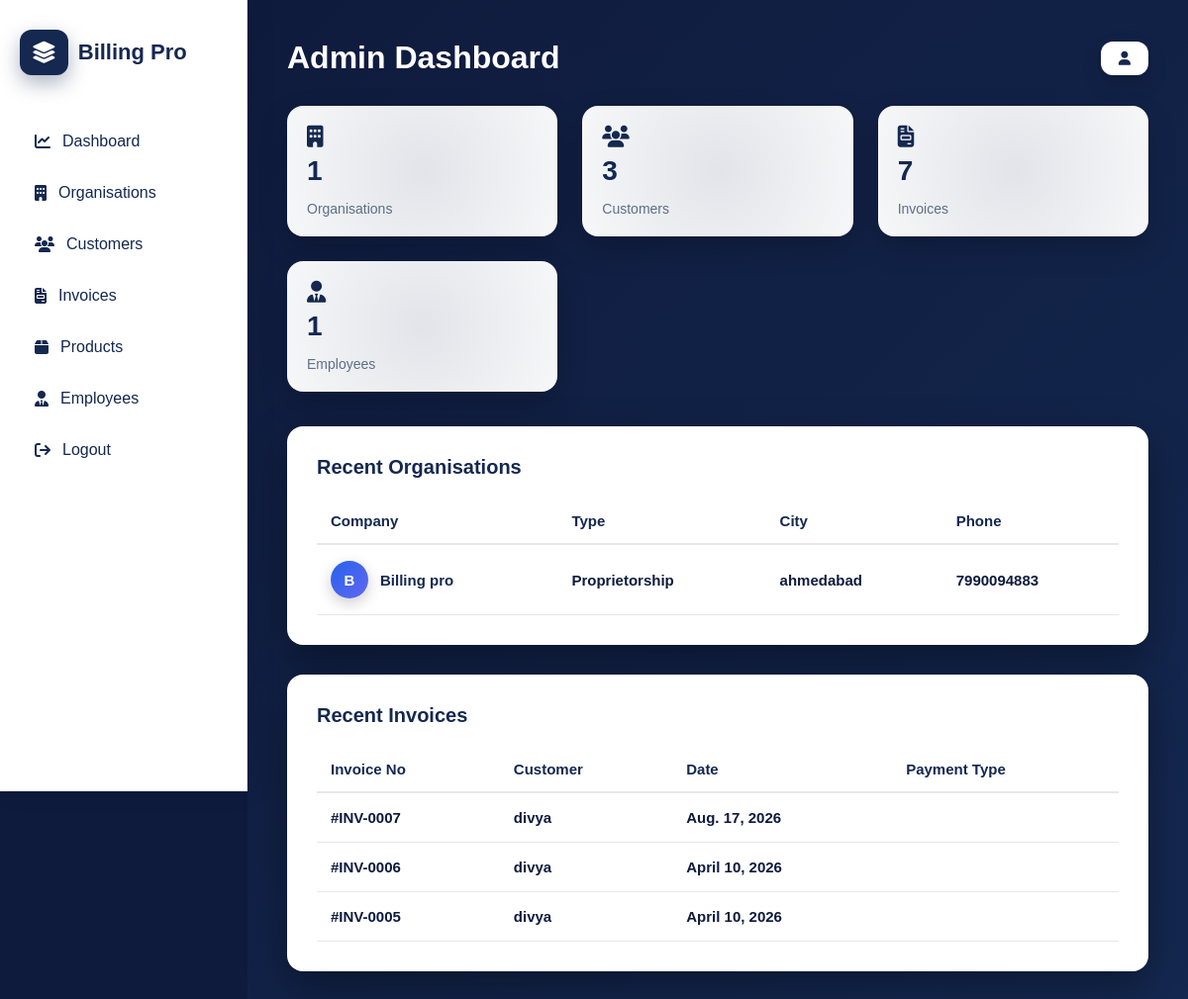
/adminpanel/dashboard/, run on the app's committed database.
### organisation/models.py (models this page shows, shortened)
class OrganisationDetails(models.Model):
    company_name = models.CharField(max_length=50)
    company_type = models.CharField(max_length=50)
    pan_number = models.CharField(max_length=10)
    gstin_number = models.CharField(max_length=15)
    address_1 = models.CharField(max_length=90)
    address_2 = models.CharField(max_length=90)
    state = models.CharField(max_length=60)
    city = models.CharField(max_length=60)
    pincode = models.CharField(max_length=6)
    full_name = models.CharField(max_length=50)
    phone = models.CharField(max_length=10)
    email  = models.EmailField()
    user_id = models.CharField(max_length=40)
    password_1 = models.CharField(max_length=225)
    password_2 = models.CharField(max_length=225)
    logo = models.ImageField(upload_to='company_logo/', blank=True, null=True)

class Invoice_Details(models.Model):
    companyName = models.ForeignKey(OrganisationDetails, on_delete=models.CASCADE, default="")
    Cust_name = models.ForeignKey(CustomerDetails, on_delete=models.CASCADE, default="")
    Invoice_type = models.CharField(max_length=50)
    Invoice_num = models.CharField(max_length=20, blank=True)
    Date = models.DateField(auto_now_add=True)
    Dispatch_through = models.CharField(max_length=50)
    Due_date = models.DateField(auto_now=False, blank=True)
    Bank = models.CharField(max_length=20)
    Payment_type = models.CharField(max_length=20)
    Payment_note = models.TextField(max_length=50)
    T_c = models.TextField(max_length=100)
    Document_note = models.TextField(max_length=100)
    qrcode = models.ImageField(upload_to="", default="", blank=True)
    subtotal = models.FloatField(default=0)
    gst_total = models.FloatField(default=0)
    discount_total = models.FloatField(default=0)
    final_total = models.FloatField(default=0)

class CustomerDetails(models.Model):
    companyName = models.ForeignKey(OrganisationDetails, on_delete=models.CASCADE,default="")
    cust_name = models.CharField(max_length=50,verbose_name='Customer Name')
    cont_person = models.CharField(max_length=50,verbose_name='Contact Person')
    contact_num = models.IntegerField(verbose_name='Contact Number')
    email = models.CharField(max_length=50,default="")
    company_type = models.CharField(verbose_name='Company Type',max_length = 50)
    address = models.CharField(max_length=90,verbose_name='Address Line 1')
    address_2 = models.CharField(max_length=90,verbose_name='Address Line 2')
    landmark = models.CharField(max_length=50,verbose_name='Landmark')
    country = models.CharField(max_length=50,verbose_name='Country')
    state = models.CharField(max_length=50,verbose_name='State')
    city = models.CharField(max_length=50,verbose_name='City')
    pincode = models.IntegerField(verbose_name='Pincode')
    def __str__(self):
        return self.cust_name

### adminpanel/views.py (the view)
# urls.py: path('dashboard/', views.admin_dashboard, name='admin_dashboard'),
def admin_dashboard(request):
    total_org = OrganisationDetails.objects.count()
    total_customers = CustomerDetails.objects.count()
    total_invoices = Invoice_Details.objects.count()
    total_employees = Employee.objects.count()
    invoices = Invoice_Details.objects.select_related('Cust_name').order_by('-id')[:3]
    organisations = OrganisationDetails.objects.order_by('-id')[:3]
    context = {
        "total_org": total_org,
        "total_customers": total_customers,
        "total_invoices": total_invoices,
        "total_employees": total_employees,
        "invoices": invoices,
        "organisations": organisations,
    }
    return render(request, "adminpanel/dashboard.html", context)

### adminpanel/templates/adminpanel/dashboard.html
{% extends "adminpanel/base.html" %}
{% block content %}
<div class="cards">
<div class="card stat">
<i class="fa fa-building"></i>
<h3>{{ total_org }}</h3>
<p>Organisations</p>
</div>
<div class="card stat">
<i class="fa fa-users"></i>
<h3>{{ total_customers }}</h3>
<p>Customers</p>
</div>
<div class="card stat">
<i class="fa fa-file-invoice"></i>
<h3>{{ total_invoices }}</h3>
<p>Invoices</p>
</div>
<div class="card stat">
<i class="fa fa-user-tie"></i>
<h3>{{ total_employees }}</h3>
<p>Employees</p>
</div>
</div>
<div class="table-box">
<h3>Recent Organisations</h3>
<table class="org-table">
<thead>
<tr>
<th>Company</th>
<th>Type</th>
<th>City</th>
<th>Phone</th>
</tr>
</thead>
<tbody>
{% for org in organisations %}
<tr>
<td>
<div class="org-name">
<div class="org-avatar">
{{ org.company_name|slice:":1" }}
</div>
<span>{{ org.company_name }}</span>
</div>
</td>
<td>{{ org.company_type }}</td>
<td>{{ org.city }}</td>
<td>{{ org.phone }}</td>
</tr>
{% empty %}
<tr>
<td colspan="4">No organisations found</td>
</tr>
{% endfor %}
</tbody>
</table>
</div>
<div class="table-box">
<h3>Recent Invoices</h3>
<table class="org-table">
<thead>
<tr>
<th>Invoice No</th>
<th>Customer</th>
<th>Date</th>
<th>Payment Type</th>
</tr>
</thead>
<tbody>
{% for inv in invoices %}
<tr>
<td>#{{ inv.Invoice_num }}</td>
<td>{{ inv.Cust_name }}</td>
<td>{{ inv.Date }}</td>
<td>{{ inv.Payment_type }}</td>
</tr>
{% empty %}
<tr>
<td colspan="4">No invoices found</td>
</tr>
{% endfor %}
</tbody>
</table>
</div>
{% endblock %}

### adminpanel/static/adminpanel/css/admin.css (style rules this page uses)
* { margin:0; padding:0; box-sizing:border-box; font-family:'Poppins',sans-serif; }
body { display:flex; min-height:100vh; background:#0f1b3d; color:#1e293b; }
.cards { display:grid; grid-template-columns:repeat(auto-fit,minmax(220px,1fr)); gap:25px; margin-bottom:35px; }
.card { background:white; padding:25px; border-radius:16px; box-shadow:0 15px 35px rgba(0,0,0,0.25); transition:all .25s ease; position:relative; overflow:hidden; }
.card::before { content:""; position:absolute; top:-50%; left:-50%; width:200%; height:200%; background:radial-gradient(circle,#14285020,transparent 70%); }
.card h3 { font-size:32px; color:#142850; margin-bottom:6px; }
.card p { font-size:14px; color:#64748b; }
.table-box { background:white; padding:30px; border-radius:16px; box-shadow:0 15px 40px rgba(0,0,0,0.35); }
.table-box h3 { font-size:18px; margin-bottom:18px; color:#142850; }
table { width:100%; border-collapse:collapse; }
th { text-align:left; padding:15px; font-size:13px; color:#64748b; border-bottom:1px solid #e5e7eb; }
td { padding:15px; font-size:14px; border-bottom:1px solid #f1f5f9; }
.stat { display:flex; flex-direction:column; align-items:flex-start; gap:8px; background:#ffffff; color:#142850; padding:20px; border-radius:16px; box-shadow:0 12px 30px rgba(0,0,0,0.2); min-width:200px; transition:0.3s; }
.stat i { font-size:22px; color:#142850; }
.stat h3 { color:#142850; font-size:28px; }
.stat p { color:#64748b; font-size:14px; }
.org-table { width:100%; border-collapse:collapse; margin-top:15px; }
.org-table thead th { text-align:left; color:#142850; font-weight:700; font-size:15px; padding:14px; border-bottom:2px solid #e5e7eb; }
.org-table tbody tr { transition:0.25s; }
.org-table td { padding:16px 14px; color:#0f1b3d; font-weight:600; font-size:15px; border-bottom:1px solid #e5e7eb; }
.org-name { display:flex; align-items:center; gap:12px; }
.org-name span { font-weight:700; color:#142850; font-size:15px; }
.org-avatar { width:38px; height:38px; background:linear-gradient(135deg,#2563eb,#6366f1); border-radius:50%; display:flex; align-items:center; justify-content:center; font-weight:600; color:white; font-size:15px; box-shadow:0 5px 15px rgba(0,0,0,0.2); }
.table-box { background:white; padding:30px; border-radius:16px; box-shadow:0 15px 40px rgba(0,0,0,0.35); margin-top:30px; }
.table-box h3 { color:#142850; margin-bottom:20px; font-weight:700; font-size:20px; }

### data on the page
OrganisationDetails: company_name "B", company_name "Billing pro", company_type "Proprietorship", city "ahmedabad", phone "7990094883"
Invoice_Details: Invoice_num "INV-0007", Cust_name "divya", Date "Aug. 17, 2026"
Invoice_Details: Invoice_num "INV-0006", Cust_name "divya", Date "April 10, 2026"
Invoice_Details: Invoice_num "INV-0005", Cust_name "divya", Date "April 10, 2026"

### other printed values
{{ total_org }} "1"
{{ total_customers }} "3"
{{ total_invoices }} "7"
{{ total_employees }} "1"
